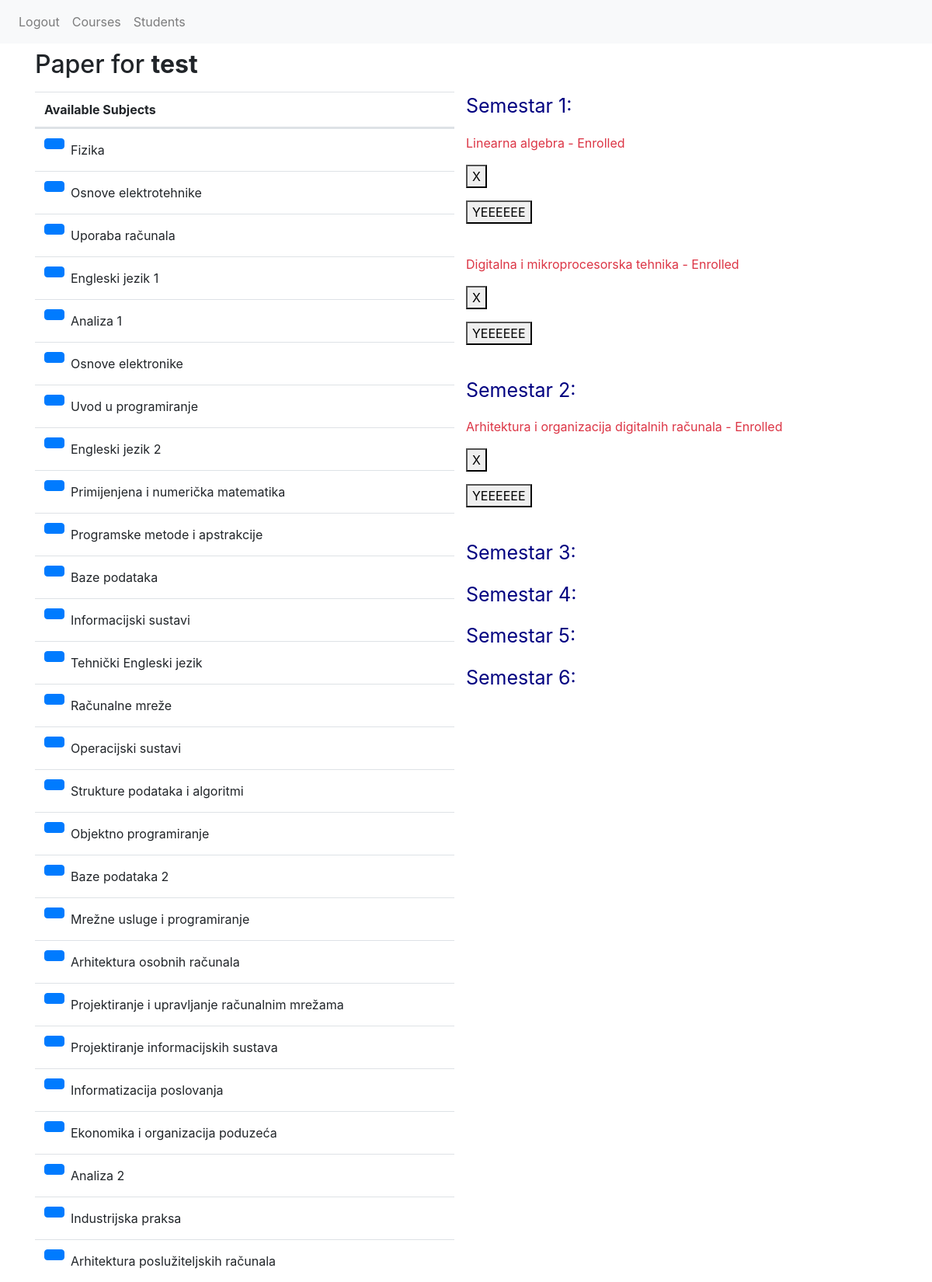
Page /indeks/6 (signed in, upper part) on the committed database.
### exam_app/models.py (models this page shows)
class Korisnik(AbstractUser):
    MENTOR = 'MENTOR'
    STUDENT = 'STUDENT'
    ROLES = (
        (MENTOR, 'Mentor'),
        (STUDENT, 'Student'),
    )
    NONE = 'NONE'
    REDOVNI = 'REDOVNI'
    IZVANREDNI = 'IZVANREDNI'
    STATUS = (
        (NONE, 'None'),
        (REDOVNI, 'Redovni'),
        (IZVANREDNI, 'Izvanredni'),
    )
    role = models.CharField(
        max_length=12,
        choices=ROLES,
        default=STUDENT,
        null=False
    )
    status = models.CharField(
        max_length=20,
        choices=STATUS,
        default=NONE,
        null=False
    )
    def __str__(self):
        return self.username

class Predmet(models.Model):
    DA = 'DA'
    NE = 'NE'
    IZBORNI = (
        (DA, 'Da'),
        (NE, 'Ne'),
    )
    ime = models.CharField(max_length=100, null=False)
    kod = models.CharField(max_length=6, null=False)
    program = models.TextField(null=False)
    bodovi = models.IntegerField(null=False)
    sem_redovni = models.IntegerField(null=False)
    sem_izvanredni = models.IntegerField(null=False)
    izborni = models.CharField(max_length=2, choices=IZBORNI, null=False)
    def __str__(self):
        return self.ime

class Upisi(models.Model):
    student = models.ForeignKey(Korisnik, on_delete=models.SET_NULL, null=True)
    predmet = models.ForeignKey(Predmet, on_delete=models.SET_NULL, null=True)
    status = models.CharField(max_length=64)

### exam_app/views.py (the view)
# urls.py: path('indeks/<int:student_id>', views.index, name='indeks'),
@login_required
def index(request, student_id):
    subjects = Predmet.objects.all()
    student = Korisnik.objects.get(id=student_id)
    enrolled_subjects = Upisi.objects.filter(student_id=student.id)
    sub_id = Upisi.objects.filter(student_id=student.id).values_list('predmet', flat=True)
    not_enrolled = {}
    for subject in subjects:
        if subject.id not in sub_id:
            not_enrolled[subject.id] = subject.ime
    return render(request, 'indeks.html',
                  {'subjects': subjects, 'student': student,
                   'enrolled_subjects': enrolled_subjects, 'not_enrolled': not_enrolled})

### exam_app/templates/indeks.html (shortened to what this page needs)
{% extends 'base.html' %}
{% block content %}
<div class="container">
    <h2 class="py-2">Paper for <b>{{student}}</b></h2>
    <div class="row">
        <div class="col col-md-6">
            <table class="table">
                <thead>
                <tr>
                    <th scope="col">Available Subjects</th>
                </tr>
                </thead>
                <tbody>
                {% for id, subject in not_enrolled.items %}
                <tr>
                    <td class="d-flex align-items-center">
                        <form action="{% url 'add_subject' subject_id=id student_id=student.id  %}"
                              method="POST" class="d-inline-block">
                            <button type="submit" class="btn btn-primary btn mr-2">
                            </button>
                        </form>
                        <span class="d-inline-block">{{subject}}</span>
                    </td>
                </tr>
                {% endfor %}
                </tbody>
            </table>
        </div>
        <div class="right">
            {% if student.status == 'REDOVNI' %}
            {% with ''|center:6 as range %}
            {% for _ in range %}
            <p style="color:navy; font-size:25px;">Semestar {{forloop.counter}}:</p>
            {% for subject in enrolled_subjects %}
            {% if subject.predmet.sem_redovni == forloop.parentloop.counter %}
            {% if subject.status == 'POLOZEN' %}
            <p class="text-success">{{subject.predmet}} - Passed </p>
            {% else %}
            <p class="text-danger">{{ subject.predmet }} - Enrolled</p>
            {% endif %}
            <form action="{%url 'remove_subject' subject_id=subject.predmet_id student_id=student.id %}" method="post">
                <button>X</button>
            </form>
            {% if subject.status == 'NEPOLOZEN' and request.user.role == 'MENTOR' %}
            <form action="{%url 'subject_passed' subject_id=subject.predmet_id student_id=student.id %}" method="POST">
                <button>YEEEEEE</button>
            </form>
            {% endif %}<br>
            {% endif %}
            {% endfor %}
            {% endfor %}
            {% endwith %}
            {% endif %}
        </div>
    </div>
</div>
{% endblock %}

### rows in the picture
Korisnik: username "test"
Predmet: not_enrolled "Fizika"
Predmet: not_enrolled "Osnove elektrotehnike"
Predmet: not_enrolled "Uporaba računala"
Predmet: not_enrolled "Engleski jezik 1"
Predmet: not_enrolled "Analiza 1"
Predmet: not_enrolled "Osnove elektronike"
Predmet: not_enrolled "Uvod u programiranje"
Predmet: not_enrolled "Engleski jezik 2"
Predmet: not_enrolled "Primijenjena i numerička matematika"
Predmet: not_enrolled "Programske metode i apstrakcije"
Predmet: not_enrolled "Baze podataka"
Predmet: not_enrolled "Informacijski sustavi"
Predmet: not_enrolled "Tehnički Engleski jezik"
Predmet: not_enrolled "Računalne mreže"
Predmet: not_enrolled "Operacijski sustavi"
Predmet: not_enrolled "Strukture podataka i algoritmi"
Predmet: not_enrolled "Objektno programiranje"
Predmet: not_enrolled "Baze podataka 2"
Predmet: not_enrolled "Mrežne usluge i programiranje"
Predmet: not_enrolled "Arhitektura osobnih računala"
Predmet: not_enrolled "Projektiranje i upravljanje računalnim mrežama"
Predmet: not_enrolled "Projektiranje informacijskih sustava"
Predmet: not_enrolled "Informatizacija poslovanja"
Predmet: not_enrolled "Ekonomika i organizacija poduzeća"
Predmet: not_enrolled "Analiza 2"
Predmet: not_enrolled "Industrijska praksa"
Predmet: not_enrolled "Arhitektura poslužiteljskih računala"
Upisi: predmet "Linearna algebra", status "YEEEEEE"
Upisi: predmet "Digitalna i mikroprocesorska tehnika", status "YEEEEEE"
Upisi: predmet "Arhitektura i organizacija digitalnih računala", status "YEEEEEE"
